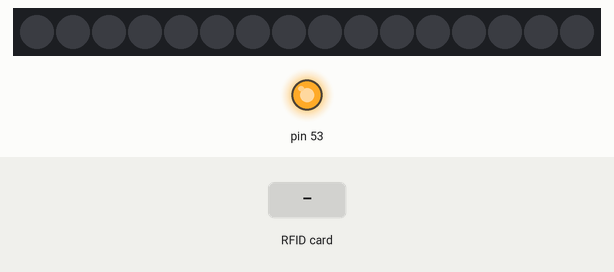
Recording of a sketch running on a simulated Arduino Mega 2560, built with avr-gcc and run on an emulated ATmega2560. Shown: 16 RGB LEDs in strip order, left to right, output pins drawn as LEDs (lit = HIGH). Inputs (shaded band) come from the test bench. What the sketch prints to the serial monitor is not drawn.

Above: at 1.3 s.
1.4 s: RFID card 5E 7A 19 C4 held to the reader
At 5.9 s:
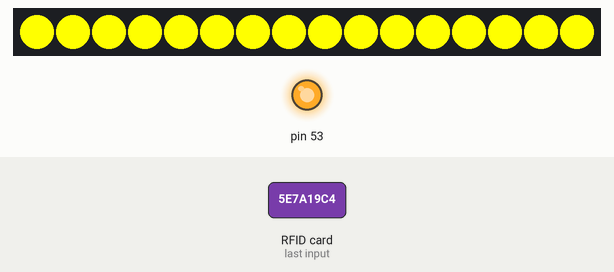
Timing chart, 0 to 7.4 s (numbered marks = the images above; inputs shaded):
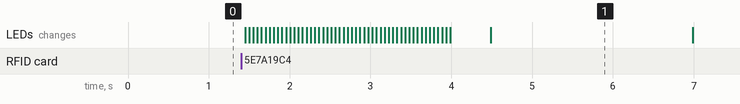

Measured:
- after the input at 1.4 s, the LEDs: first change after 0.05 s (image 1 shows a later state)

The sketch:

MagicBand_BarrelJack.ino
```cpp
/*
   Magic Band -- Barrel-Jack (Wall-Powered) variant
   Target: bare ATmega328P-P, 5V/16MHz -- see PCB/MagicBand_BarrelJack/
   Derived from MagicBand_Wireless.ino, with the battery-only complexity
   removed: no sleep/wake watchdog loop, no MOSFET NeoPixel power gating.
   Continuous wall power via barrel jack -- nothing here to conserve.

   -- Pin Map (matches PCB/MagicBand_BarrelJack/MagicBand_BarrelJack.kicad_sch) --
   MFRC522 (SPI):
     RST -> D9  |  SS -> D4  |  MOSI -> D11  |  MISO -> D12  |  SCK -> D13
     VCC -> external 3.3V regulator output (MCP1700-3302)
     IRQ intentionally unconnected -- not used, PICC_IsNewCardPresent() is polled

   NeoPixels:
     LED strip -> D5
     VCC wired directly to +5V, no gating -- strip is always powered
     (Inner ring removed 2026-08-06 -- user is sourcing an LED strip for
     the outer position only, no second ring. D6/inner-ring wiring no
     longer used; see PCB Design Plan.md and Work Packages WP3.1 for the
     matching schematic/PCB change still needed.)

   RF Transmitter (433MHz, D-FLIFE ASK TX):
     DATA -> D8  |  PWR IN -> external 3.3V regulator output (same rail as
     MFRC522 above -- this module is 3.3V-only, NOT the 5V bus)  |
     GND -> GND  |  short antenna

   3.3V Regulator (MCP1700-3302):
     IN -> board +5V (from barrel jack, through reverse-polarity protection)
     OUT -> MFRC522 VCC + TX module PWR IN, above  |  GND -> common ground

   Barrel jack power input has a P-channel MOSFET (Q1) reverse-polarity
   protection circuit ahead of the regulator and MCU -- added after a
   preliminary design review flagged bare wire leads with no mechanical
   keying as a real risk of a reversed/wrong adapter. See PCB Design Plan.md.

   RF codes below were captured via RF_Sniffer against the paired outlet
   remote's top-row ON/OFF buttons -- verified against the physical outlet
   the tree lights are plugged into (2026-08-03). Confirmed repeatable
   across multiple presses each, not a rolling code.
*/

#include <SPI.h>
#include <MFRC522.h>
#include <Adafruit_NeoPixel.h>
#include <RCSwitch.h>

// -- LED Strip Configuration ------------------------------------------------
// TODO: update LED_COUNT once the ordered strip's actual pixel count is known.
#define LED_COUNT  16

const uint8_t PIN_LEDS = 5;

Adafruit_NeoPixel leds(LED_COUNT, PIN_LEDS, NEO_GRB + NEO_KHZ800);

// -- RFID --------------------------------------------------------------------
const uint8_t RST_PIN = 9;
const uint8_t SS_PIN  = 4;
MFRC522 mfrc522(SS_PIN, RST_PIN);

// -- RF Transmitter ------------------------------------------------------------
const uint8_t RF_PIN = 8;
RCSwitch rfSwitch = RCSwitch();

const unsigned long RF_CODE_ON   = 0x885A8F00;
const unsigned long RF_CODE_OFF  = 0x845A8F00;
const unsigned int  RF_BITS      = 32;
const unsigned int  RF_PROTOCOL  = 2;
const unsigned int  RF_PULSE_LEN = 700;  // measured ~695-704us; library default for protocol 2 is 650us
const uint8_t        RF_REPEAT   = 5;  // 433MHz is fire-and-forget, no ACK -- resend

// -- Animation -----------------------------------------------------------------
const int SPIN_SPEED = 50;  // ms per step in chase animation
const uint8_t R_IDLE = 255, G_IDLE = 255, B_IDLE = 0;  // yellow

// -- State -----------------------------------------------------------------------
bool treeOn = false;

//*******************************************************************************//

void ledsOff() {
  leds.fill(0);
  leds.show();
}

void spinAnimation() {
  for (int i = leds.numPixels() - 1; i >= 0; i--) {
    if (i < leds.numPixels() - 1)
      leds.setPixelColor(i + 1, 0);
    leds.setPixelColor(i, leds.Color(R_IDLE, G_IDLE, B_IDLE));
    leds.show();
    delay(SPIN_SPEED);
  }
  leds.setPixelColor(0, 0);
  leds.show();
  delay(SPIN_SPEED);
}

void fireRfCode(unsigned long code) {
  rfSwitch.setProtocol(RF_PROTOCOL);
  rfSwitch.setPulseLength(RF_PULSE_LEN);
  rfSwitch.setRepeatTransmit(RF_REPEAT);
  rfSwitch.send(code, RF_BITS);
}

// One duty cycle: RFID powered up, briefly polled, powered back down.
// Returns true if a card was seen and handled.
bool pollCardOnce() {
  mfrc522.PCD_SoftPowerUp();
  delay(2);  // datasheet-recommended settle time after power-up

  bool sawCard = mfrc522.PICC_IsNewCardPresent() && mfrc522.PICC_ReadCardSerial();

  if (sawCard) {
    spinAnimation();
    spinAnimation();
    spinAnimation();

    treeOn = !treeOn;
    fireRfCode(treeOn ? RF_CODE_ON : RF_CODE_OFF);

    if (treeOn) {
      for (int i = 0; i < leds.numPixels(); i++)
        leds.setPixelColor(i, leds.Color(R_IDLE, G_IDLE, B_IDLE));
      leds.show();
    } else {
      ledsOff();
    }

    delay(2500);
    ledsOff();

    mfrc522.PICC_HaltA();
    mfrc522.PCD_StopCrypto1();
  }

  mfrc522.PCD_SoftPowerDown();
  return sawCard;
}

//*******************************************************************************//

void setup() {
  Serial.begin(9600);
  unsigned long t0 = millis();
  while (!Serial && millis() - t0 < 2000);

  SPI.begin();
  mfrc522.PCD_Init();
  mfrc522.PCD_DumpVersionToSerial();
  mfrc522.PCD_SoftPowerDown();

  rfSwitch.enableTransmit(RF_PIN);

  leds.begin();
  ledsOff();

  Serial.println(F("Ready -- polling continuously, no sleep/wake."));
  Serial.flush();
}

void loop() {
  pollCardOnce();
  delay(50);  // small idle margin between soft-power-up/down cycles -- MFRC522 wasn't
              // characterized for zero-gap continuous power-cycling, so don't hammer it
}
```
